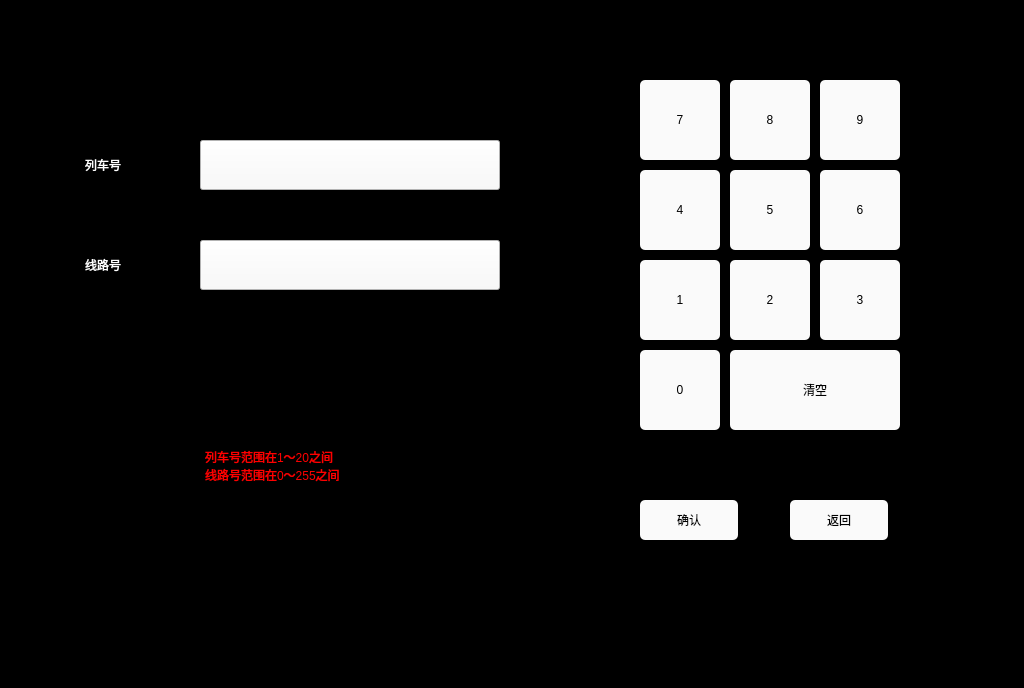
<?xml version="1.0" encoding="UTF-8"?>
<ui version="4.0">
 <class>SetVehicleNo</class>
 <widget class="QWidget" name="SetVehicleNo">
  <property name="geometry">
   <rect>
    <x>0</x>
    <y>0</y>
    <width>1024</width>
    <height>688</height>
   </rect>
  </property>
  <property name="windowTitle">
   <string>Form</string>
  </property>
  <property name="styleSheet">
   <string notr="true">QLabel
{
	color: white;
	border: 2px groove, gray;
    border-color: gray;
	font: 20px, &quot;SimHei&quot;;	
}

QWidget
{
	background-color: black;
}

QPushButton
{
	font: 20px, &quot;SimHei&quot;;
    color: black;
	background-color: rgb(250, 250, 250);
}</string>
  </property>
  <widget class="QLabel" name="label_vehicleNo">
   <property name="geometry">
    <rect>
     <x>80</x>
     <y>140</y>
     <width>70</width>
     <height>50</height>
    </rect>
   </property>
   <property name="styleSheet">
    <string notr="true">border-color:black;
</string>
   </property>
   <property name="text">
    <string>列车号</string>
   </property>
  </widget>
  <widget class="QLabel" name="label_lineNo">
   <property name="geometry">
    <rect>
     <x>80</x>
     <y>240</y>
     <width>70</width>
     <height>50</height>
    </rect>
   </property>
   <property name="styleSheet">
    <string notr="true">border-color:black;</string>
   </property>
   <property name="text">
    <string>线路号</string>
   </property>
  </widget>
  <widget class="QPushButton" name="btn_vehicleNo">
   <property name="geometry">
    <rect>
     <x>200</x>
     <y>140</y>
     <width>300</width>
     <height>50</height>
    </rect>
   </property>
   <property name="text">
    <string/>
   </property>
  </widget>
  <widget class="QPushButton" name="btn_lineNo">
   <property name="geometry">
    <rect>
     <x>200</x>
     <y>240</y>
     <width>300</width>
     <height>50</height>
    </rect>
   </property>
   <property name="text">
    <string/>
   </property>
  </widget>
  <widget class="QPushButton" name="btn_2">
   <property name="geometry">
    <rect>
     <x>730</x>
     <y>260</y>
     <width>80</width>
     <height>80</height>
    </rect>
   </property>
   <property name="styleSheet">
    <string notr="true">	border-radius: 5px;
	font: 20px, &quot;SimHei&quot;;
    color: black;
	background-color: rgb(250, 250, 250);</string>
   </property>
   <property name="text">
    <string>2</string>
   </property>
  </widget>
  <widget class="QPushButton" name="btn_7">
   <property name="geometry">
    <rect>
     <x>640</x>
     <y>80</y>
     <width>80</width>
     <height>80</height>
    </rect>
   </property>
   <property name="styleSheet">
    <string notr="true">	border-radius:5px;
	font: 20px, &quot;SimHei&quot;;
    color: black;
	background-color: rgb(250, 250, 250);</string>
   </property>
   <property name="text">
    <string>7</string>
   </property>
  </widget>
  <widget class="QPushButton" name="btn_Clear">
   <property name="geometry">
    <rect>
     <x>730</x>
     <y>350</y>
     <width>170</width>
     <height>80</height>
    </rect>
   </property>
   <property name="styleSheet">
    <string notr="true">	border-radius: 5px;
	font: 20px, &quot;SimHei&quot;;
    color: black;
	background-color: rgb(250, 250, 250);</string>
   </property>
   <property name="text">
    <string>清空</string>
   </property>
  </widget>
  <widget class="QPushButton" name="btn_3">
   <property name="geometry">
    <rect>
     <x>820</x>
     <y>260</y>
     <width>80</width>
     <height>80</height>
    </rect>
   </property>
   <property name="styleSheet">
    <string notr="true">	border-radius: 5px;
	font: 20px, &quot;SimHei&quot;;
    color: black;
	background-color: rgb(250, 250, 250);</string>
   </property>
   <property name="text">
    <string>3</string>
   </property>
  </widget>
  <widget class="QPushButton" name="btn_1">
   <property name="geometry">
    <rect>
     <x>640</x>
     <y>260</y>
     <width>80</width>
     <height>80</height>
    </rect>
   </property>
   <property name="styleSheet">
    <string notr="true">	border-radius: 5px;
	font: 20px, &quot;SimHei&quot;;
    color: black;
	background-color: rgb(250, 250, 250);</string>
   </property>
   <property name="text">
    <string>1</string>
   </property>
  </widget>
  <widget class="QPushButton" name="btn_6">
   <property name="geometry">
    <rect>
     <x>820</x>
     <y>170</y>
     <width>80</width>
     <height>80</height>
    </rect>
   </property>
   <property name="styleSheet">
    <string notr="true">	border-radius: 5px;
	font: 20px, &quot;SimHei&quot;;
    color: black;
	background-color: rgb(250, 250, 250);</string>
   </property>
   <property name="text">
    <string>6</string>
   </property>
  </widget>
  <widget class="QPushButton" name="btn_5">
   <property name="geometry">
    <rect>
     <x>730</x>
     <y>170</y>
     <width>80</width>
     <height>80</height>
    </rect>
   </property>
   <property name="styleSheet">
    <string notr="true">	border-radius: 5px;
	font: 20px, &quot;SimHei&quot;;
    color: black;
	background-color: rgb(250, 250, 250);</string>
   </property>
   <property name="text">
    <string>5</string>
   </property>
  </widget>
  <widget class="QPushButton" name="btn_0">
   <property name="geometry">
    <rect>
     <x>640</x>
     <y>350</y>
     <width>80</width>
     <height>80</height>
    </rect>
   </property>
   <property name="styleSheet">
    <string notr="true">	border-radius: 5px;
	font: 20px, &quot;SimHei&quot;;
    color: black;
	background-color: rgb(250, 250, 250);</string>
   </property>
   <property name="text">
    <string>0</string>
   </property>
  </widget>
  <widget class="QPushButton" name="btn_9">
   <property name="geometry">
    <rect>
     <x>820</x>
     <y>80</y>
     <width>80</width>
     <height>80</height>
    </rect>
   </property>
   <property name="styleSheet">
    <string notr="true">	border-radius: 5px;
	font: 20px, &quot;SimHei&quot;;
    color: black;
	background-color: rgb(250, 250, 250);</string>
   </property>
   <property name="text">
    <string>9</string>
   </property>
  </widget>
  <widget class="QPushButton" name="btn_4">
   <property name="geometry">
    <rect>
     <x>640</x>
     <y>170</y>
     <width>80</width>
     <height>80</height>
    </rect>
   </property>
   <property name="styleSheet">
    <string notr="true">	border-radius: 5px;
	font: 20px, &quot;SimHei&quot;;
    color: black;
	background-color: rgb(250, 250, 250);</string>
   </property>
   <property name="text">
    <string>4</string>
   </property>
  </widget>
  <widget class="QPushButton" name="btn_back">
   <property name="geometry">
    <rect>
     <x>790</x>
     <y>500</y>
     <width>98</width>
     <height>40</height>
    </rect>
   </property>
   <property name="styleSheet">
    <string notr="true">QPushButton:disabled
{
		border-radius:5px;
	font: 20px, &quot;SimHei&quot;;
    color: white;
	background-color: grey;
}
	
QPushButton
{
	border-radius: 5px;
	font: 20px, &quot;SimHei&quot;;
    color: black;
	background-color: rgb(250, 250, 250);
}
</string>
   </property>
   <property name="text">
    <string>返回</string>
   </property>
  </widget>
  <widget class="QPushButton" name="btn_8">
   <property name="geometry">
    <rect>
     <x>730</x>
     <y>80</y>
     <width>80</width>
     <height>80</height>
    </rect>
   </property>
   <property name="styleSheet">
    <string notr="true">	border-radius: 5px;
	font: 20px, &quot;SimHei&quot;;
    color: black;
	background-color: rgb(250, 250, 250);</string>
   </property>
   <property name="text">
    <string>8</string>
   </property>
  </widget>
  <widget class="QPushButton" name="btn_confirm">
   <property name="geometry">
    <rect>
     <x>640</x>
     <y>500</y>
     <width>98</width>
     <height>40</height>
    </rect>
   </property>
   <property name="styleSheet">
    <string notr="true">QPushButton:disabled
{
		border-radius:5px;
	font: 20px, &quot;SimHei&quot;;
    color: grey;
	background-color: rgb(221,221,221);
}
	
QPushButton
{
	border-radius: 5px;
	font: 20px, &quot;SimHei&quot;;
    color: black;
	background-color: rgb(250, 250, 250);
}</string>
   </property>
   <property name="text">
    <string>确认</string>
   </property>
  </widget>
  <widget class="QLabel" name="label_info">
   <property name="geometry">
    <rect>
     <x>200</x>
     <y>420</y>
     <width>251</width>
     <height>91</height>
    </rect>
   </property>
   <property name="styleSheet">
    <string notr="true">border-color:black;
color:red;</string>
   </property>
   <property name="text">
    <string>列车号范围在1～20之间
线路号范围在0～255之间</string>
   </property>
  </widget>
 </widget>
 <resources/>
 <connections/>
</ui>
